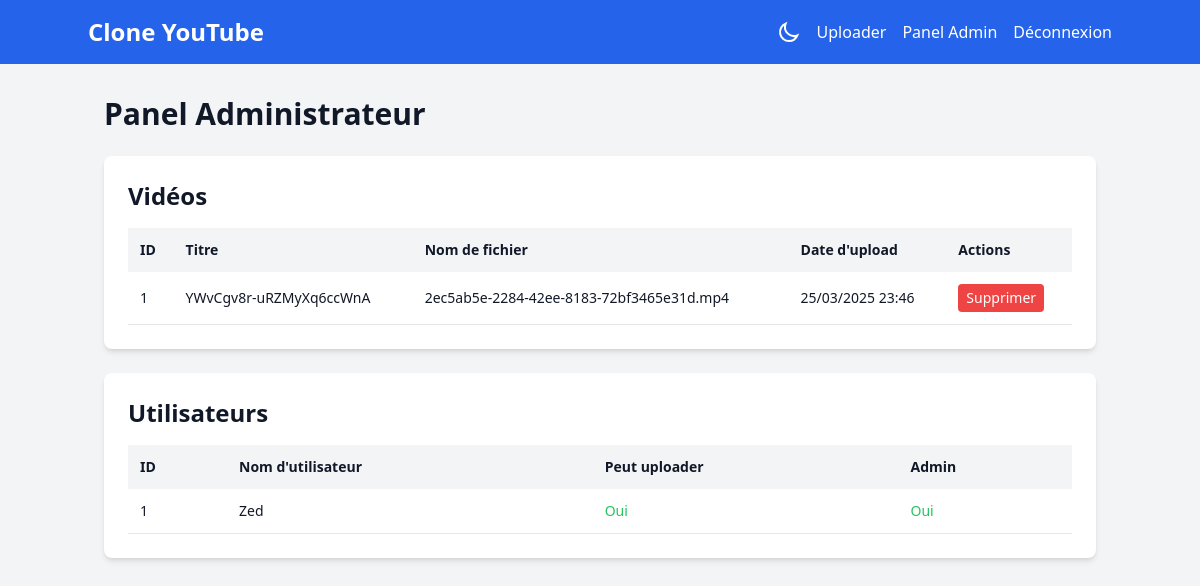
Before: /admin/panel (signed in) with the older database file.
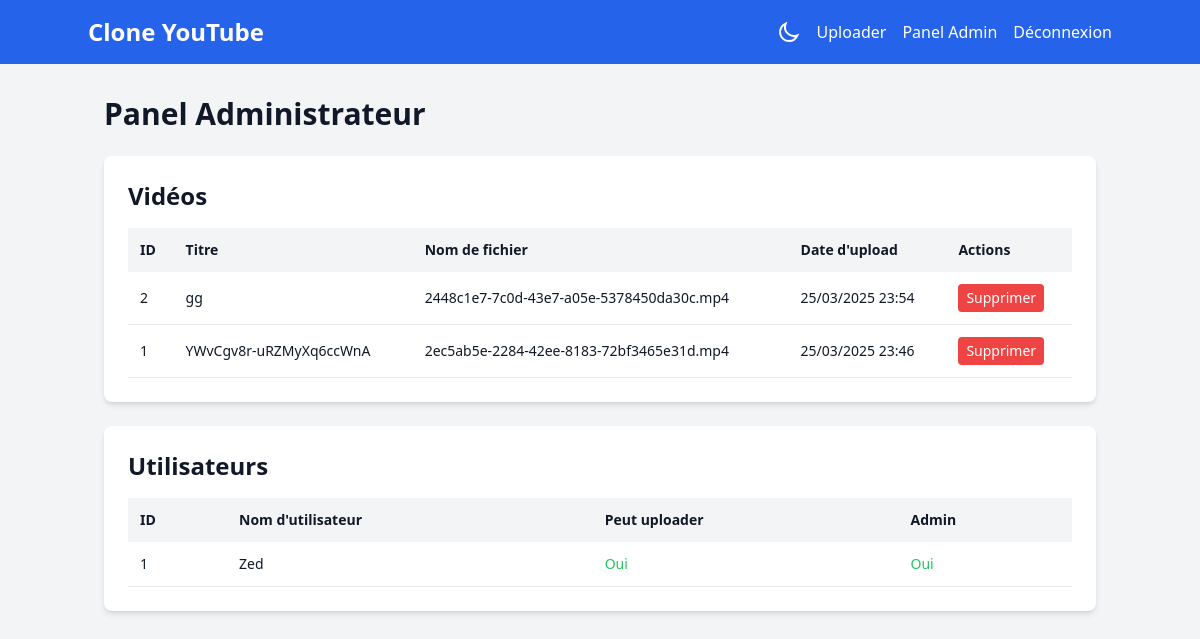
After: the same page with the newer database file.
### models.py (models this page shows, shortened)
class Video(db.Model):
    id = db.Column(db.Integer, primary_key=True)
    filename = db.Column(db.String(255), nullable=False)
    original_filename = db.Column(db.String(255), nullable=False)
    title = db.Column(db.String(255), nullable=True, default='')  # Explicit default
    user_id = db.Column(db.Integer, db.ForeignKey('user.id'), nullable=False)
    upload_date = db.Column(db.DateTime, server_default=func.now())
    processed_path = db.Column(db.String(255), nullable=True)

class User(UserMixin, db.Model):
    id = db.Column(db.Integer, primary_key=True)
    username = db.Column(db.String(50), unique=True, nullable=False)
    password_hash = db.Column(db.String(255), nullable=False)
    can_upload = db.Column(db.Boolean, default=False)
    is_admin = db.Column(db.Boolean, default=False)

### app.py (the view)
@app.route('/admin/panel')
@login_required
def admin_panel():
    if not current_user.is_admin:
        abort(403)  # Forbidden
    videos = Video.query.order_by(Video.upload_date.desc()).all()
    users = User.query.all()
    return render_template('admin_panel.html', videos=videos, users=users)

### app.py (called while the page is built)
@login_manager.user_loader
def load_user(user_id):
    return User.query.get(int(user_id))

### templates/admin_panel.html
{% extends "base.html" %}
{% block content %}
<div class="container mx-auto px-4">
    <h1 class="text-3xl font-bold mb-6 dark:text-white">Panel Administrateur</h1>
    <div class="bg-white dark:bg-gray-800 shadow-md rounded-lg">
        <div class="p-6">
            <h2 class="text-2xl font-semibold mb-4 dark:text-white">Vidéos</h2>
            <table class="w-full text-sm text-left dark:text-gray-300">
                <thead class="bg-gray-100 dark:bg-gray-700">
                    <tr>
                        <th class="p-3">ID</th>
                        <th class="p-3">Titre</th>
                        <th class="p-3">Nom de fichier</th>
                        <th class="p-3">Date d'upload</th>
                        <th class="p-3">Actions</th>
                    </tr>
                </thead>
                <tbody>
                    {% for video in videos %}
                    <tr class="border-b dark:border-gray-700">
                        <td class="p-3">{{ video.id }}</td>
                        <td class="p-3">{{ video.title or 'Sans titre' }}</td>
                        <td class="p-3">{{ video.filename }}</td>
                        <td class="p-3">{{ video.upload_date.strftime('%d/%m/%Y %H:%M') }}</td>
                        <td class="p-3">
                            <form action="{{ url_for('delete_video', video_id=video.id) }}" method="POST" onsubmit="return confirm('Êtes-vous sûr de vouloir supprimer cette vidéo ?');">
                                <button type="submit" class="bg-red-500 text-white px-2 py-1 rounded hover:bg-red-600">
                                    Supprimer
                                </button>
                            </form>
                        </td>
                    </tr>
                    {% endfor %}
                </tbody>
            </table>
        </div>
    </div>
    <div class="bg-white dark:bg-gray-800 shadow-md rounded-lg mt-6">
        <div class="p-6">
            <h2 class="text-2xl font-semibold mb-4 dark:text-white">Utilisateurs</h2>
            <table class="w-full text-sm text-left dark:text-gray-300">
                <thead class="bg-gray-100 dark:bg-gray-700">
                    <tr>
                        <th class="p-3">ID</th>
                        <th class="p-3">Nom d'utilisateur</th>
                        <th class="p-3">Peut uploader</th>
                        <th class="p-3">Admin</th>
                    </tr>
                </thead>
                <tbody>
                    {% for user in users %}
                    <tr class="border-b dark:border-gray-700">
                        <td class="p-3">{{ user.id }}</td>
                        <td class="p-3">{{ user.username }}</td>
                        <td class="p-3">
                            {% if user.can_upload %}
                                <span class="text-green-500">Oui</span>
                            {% else %}
                                <span class="text-red-500">Non</span>
                            {% endif %}
                        </td>
                        <td class="p-3">
                            {% if user.is_admin %}
                                <span class="text-green-500">Oui</span>
                            {% else %}
                                <span class="text-red-500">Non</span>
                            {% endif %}
                        </td>
                    </tr>
                    {% endfor %}
                </tbody>
            </table>
        </div>
    </div>
</div>
{% endblock %}

### templates/base.html (shortened to what this page needs)
<!DOCTYPE html>
<html lang="fr" class="">
<head>
    <script src="https://cdn.tailwindcss.com"></script>
</head>
<body class="bg-gray-100 dark:bg-gray-900 text-gray-900 dark:text-gray-100 transition-colors duration-300">
    <nav class="bg-blue-600 dark:bg-blue-900 text-white p-4">
        <div class="container mx-auto flex justify-between items-center">
            <a href="/" class="text-2xl font-bold">Clone YouTube</a>
            <div class="flex items-center space-x-4">
                <button id="darkModeToggle" class="hover:text-blue-200 dark:hover:text-blue-300">
                    <svg xmlns="http://www.w3.org/2000/svg" class="h-6 w-6" fill="none" viewBox="0 0 24 24" stroke="currentColor">
                        <path stroke-linecap="round" stroke-linej-round" stroke-width="2" d="M20.354 15.354A9 9 0 018.646 3.646 9.003 9.003 0 0012 21a9.003 9.003 0 008.354-5.646z" />
                    </svg>
                </button>
                {% if current_user.is_authenticated %}
                    {% if current_user.can_upload %}
                        <a href="/upload" class="mr-4 hover:text-blue-200 dark:hover:text-blue-300">Uploader</a>
                    {% endif %}
                    {% if current_user.is_admin %}
                        <a href="/admin/panel" class="mr-4 hover:text-blue-200 dark:hover:text-blue-300">Panel Admin</a>
                    {% endif %}
                    <a href="/logout" class="hover:text-blue-200 dark:hover:text-blue-300">Déconnexion</a>
                {% else %}
                    <a href="/login" class="hover:text-blue-200 dark:hover:text-blue-300">Connexion</a>
                {% endif %}
            </div>
        </div>
    </nav>
    <div class="container mx-auto mt-8">
        {% block content %}{% endblock %}
    </div>
</body>
</html>

Changed rows visible on the page:
added Video: id "2", title "gg", filename "2448c1e7-7c0d-43e7-a05e-5378450da30c.mp4", upload_date "25/03/2025 23:54"
